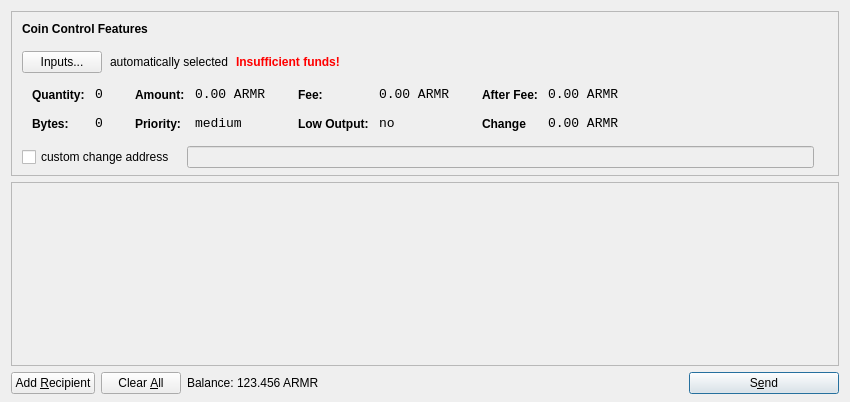
<?xml version="1.0" encoding="UTF-8"?>
<ui version="4.0">
 <class>SendCoinsDialog</class>
 <widget class="QDialog" name="SendCoinsDialog">
  <property name="geometry">
   <rect>
    <x>0</x>
    <y>0</y>
    <width>850</width>
    <height>402</height>
   </rect>
  </property>
  <property name="windowTitle">
   <string>Send Coins</string>
  </property>
  <property name="styleSheet">
   <string notr="true"/>
  </property>
  <layout class="QVBoxLayout" name="verticalLayout" stretch="0,1,0">
   <property name="bottomMargin">
    <number>8</number>
   </property>
   <item>
    <widget class="QFrame" name="frameCoinControl">
     <property name="sizePolicy">
      <sizepolicy hsizetype="Expanding" vsizetype="Expanding">
       <horstretch>0</horstretch>
       <verstretch>0</verstretch>
      </sizepolicy>
     </property>
     <property name="maximumSize">
      <size>
       <width>16777215</width>
       <height>16777215</height>
      </size>
     </property>
     <property name="frameShape">
      <enum>QFrame::StyledPanel</enum>
     </property>
     <property name="frameShadow">
      <enum>QFrame::Sunken</enum>
     </property>
     <layout class="QVBoxLayout" name="verticalLayoutCoinControl2">
      <property name="spacing">
       <number>6</number>
      </property>
      <property name="leftMargin">
       <number>0</number>
      </property>
      <property name="topMargin">
       <number>0</number>
      </property>
      <property name="rightMargin">
       <number>0</number>
      </property>
      <property name="bottomMargin">
       <number>6</number>
      </property>
      <item>
       <layout class="QVBoxLayout" name="verticalLayoutCoinControl" stretch="0,0,0,0,1">
        <property name="spacing">
         <number>0</number>
        </property>
        <property name="leftMargin">
         <number>10</number>
        </property>
        <property name="topMargin">
         <number>10</number>
        </property>
        <item>
         <layout class="QHBoxLayout" name="horizontalLayoutCoinControl1">
          <property name="bottomMargin">
           <number>15</number>
          </property>
          <item>
           <widget class="QLabel" name="labelCoinControlFeatures">
            <property name="sizePolicy">
             <sizepolicy hsizetype="Preferred" vsizetype="Maximum">
              <horstretch>0</horstretch>
              <verstretch>0</verstretch>
             </sizepolicy>
            </property>
            <property name="font">
             <font>
              <weight>75</weight>
              <bold>true</bold>
             </font>
            </property>
            <property name="styleSheet">
             <string notr="true">font-weight:bold;</string>
            </property>
            <property name="text">
             <string>Coin Control Features</string>
            </property>
           </widget>
          </item>
         </layout>
        </item>
        <item>
         <layout class="QHBoxLayout" name="horizontalLayoutCoinControl2" stretch="0,0,0,0">
          <property name="spacing">
           <number>8</number>
          </property>
          <property name="bottomMargin">
           <number>10</number>
          </property>
          <item>
           <widget class="QPushButton" name="pushButtonCoinControl">
            <property name="styleSheet">
             <string notr="true"/>
            </property>
            <property name="text">
             <string>Inputs...</string>
            </property>
           </widget>
          </item>
          <item>
           <widget class="QLabel" name="labelCoinControlAutomaticallySelected">
            <property name="styleSheet">
             <string notr="true">QLabel {
        background-color: transparent;
        color: #000000;
        font-weight: normal;
}
</string>
            </property>
            <property name="text">
             <string>&lt;html&gt;&lt;head/&gt;&lt;body&gt;&lt;p&gt;&lt;span style=&quot; color:#000000;&quot;&gt;automatically selected&lt;/span&gt;&lt;/p&gt;&lt;/body&gt;&lt;/html&gt;</string>
            </property>
            <property name="margin">
             <number>5</number>
            </property>
           </widget>
          </item>
          <item>
           <widget class="QLabel" name="labelCoinControlInsuffFunds">
            <property name="font">
             <font>
              <weight>75</weight>
              <bold>true</bold>
             </font>
            </property>
            <property name="styleSheet">
             <string notr="true">color:red;font-weight:bold;</string>
            </property>
            <property name="text">
             <string>Insufficient funds!</string>
            </property>
            <property name="margin">
             <number>5</number>
            </property>
           </widget>
          </item>
          <item>
           <spacer name="horizontalSpacerCoinControl">
            <property name="orientation">
             <enum>Qt::Horizontal</enum>
            </property>
            <property name="sizeHint" stdset="0">
             <size>
              <width>40</width>
              <height>1</height>
             </size>
            </property>
           </spacer>
          </item>
         </layout>
        </item>
        <item>
         <widget class="QWidget" name="widgetCoinControl" native="true">
          <property name="sizePolicy">
           <sizepolicy hsizetype="Preferred" vsizetype="Preferred">
            <horstretch>0</horstretch>
            <verstretch>0</verstretch>
           </sizepolicy>
          </property>
          <property name="minimumSize">
           <size>
            <width>0</width>
            <height>0</height>
           </size>
          </property>
          <property name="styleSheet">
           <string notr="true"/>
          </property>
          <layout class="QHBoxLayout" name="horizontalLayoutCoinControl5">
           <property name="margin">
            <number>0</number>
           </property>
           <item>
            <layout class="QHBoxLayout" name="horizontalLayoutCoinControl3" stretch="0,0,0,1">
             <property name="spacing">
              <number>20</number>
             </property>
             <property name="topMargin">
              <number>0</number>
             </property>
             <property name="bottomMargin">
              <number>10</number>
             </property>
             <item>
              <layout class="QFormLayout" name="formLayoutCoinControl1">
               <property name="horizontalSpacing">
                <number>10</number>
               </property>
               <property name="verticalSpacing">
                <number>14</number>
               </property>
               <property name="leftMargin">
                <number>10</number>
               </property>
               <property name="topMargin">
                <number>4</number>
               </property>
               <property name="rightMargin">
                <number>6</number>
               </property>
               <item row="0" column="0">
                <widget class="QLabel" name="labelCoinControlQuantityText">
                 <property name="styleSheet">
                  <string notr="true">font-weight:bold;</string>
                 </property>
                 <property name="text">
                  <string>Quantity:</string>
                 </property>
                 <property name="margin">
                  <number>0</number>
                 </property>
                </widget>
               </item>
               <item row="0" column="1">
                <widget class="QLabel" name="labelCoinControlQuantity">
                 <property name="font">
                  <font>
                   <family>Monospace</family>
                   <pointsize>10</pointsize>
                  </font>
                 </property>
                 <property name="cursor">
                  <cursorShape>IBeamCursor</cursorShape>
                 </property>
                 <property name="contextMenuPolicy">
                  <enum>Qt::ActionsContextMenu</enum>
                 </property>
                 <property name="text">
                  <string>0</string>
                 </property>
                 <property name="margin">
                  <number>0</number>
                 </property>
                 <property name="textInteractionFlags">
                  <set>Qt::LinksAccessibleByMouse|Qt::TextSelectableByKeyboard|Qt::TextSelectableByMouse</set>
                 </property>
                </widget>
               </item>
               <item row="1" column="0">
                <widget class="QLabel" name="labelCoinControlBytesText">
                 <property name="styleSheet">
                  <string notr="true">font-weight:bold;</string>
                 </property>
                 <property name="text">
                  <string>Bytes:</string>
                 </property>
                </widget>
               </item>
               <item row="1" column="1">
                <widget class="QLabel" name="labelCoinControlBytes">
                 <property name="font">
                  <font>
                   <family>Monospace</family>
                   <pointsize>10</pointsize>
                  </font>
                 </property>
                 <property name="cursor">
                  <cursorShape>IBeamCursor</cursorShape>
                 </property>
                 <property name="contextMenuPolicy">
                  <enum>Qt::ActionsContextMenu</enum>
                 </property>
                 <property name="text">
                  <string>0</string>
                 </property>
                 <property name="textInteractionFlags">
                  <set>Qt::LinksAccessibleByMouse|Qt::TextSelectableByKeyboard|Qt::TextSelectableByMouse</set>
                 </property>
                </widget>
               </item>
              </layout>
             </item>
             <item>
              <layout class="QFormLayout" name="formLayoutCoinControl2">
               <property name="horizontalSpacing">
                <number>10</number>
               </property>
               <property name="verticalSpacing">
                <number>14</number>
               </property>
               <property name="leftMargin">
                <number>6</number>
               </property>
               <property name="topMargin">
                <number>4</number>
               </property>
               <property name="rightMargin">
                <number>6</number>
               </property>
               <item row="0" column="0">
                <widget class="QLabel" name="labelCoinControlAmountText">
                 <property name="styleSheet">
                  <string notr="true">font-weight:bold;</string>
                 </property>
                 <property name="text">
                  <string>Amount:</string>
                 </property>
                 <property name="margin">
                  <number>0</number>
                 </property>
                </widget>
               </item>
               <item row="0" column="1">
                <widget class="QLabel" name="labelCoinControlAmount">
                 <property name="font">
                  <font>
                   <family>Monospace</family>
                   <pointsize>10</pointsize>
                  </font>
                 </property>
                 <property name="cursor">
                  <cursorShape>IBeamCursor</cursorShape>
                 </property>
                 <property name="contextMenuPolicy">
                  <enum>Qt::ActionsContextMenu</enum>
                 </property>
                 <property name="text">
                  <string>0.00 ARMR</string>
                 </property>
                 <property name="textInteractionFlags">
                  <set>Qt::LinksAccessibleByMouse|Qt::TextSelectableByKeyboard|Qt::TextSelectableByMouse</set>
                 </property>
                </widget>
               </item>
               <item row="1" column="0">
                <widget class="QLabel" name="labelCoinControlPriorityText">
                 <property name="styleSheet">
                  <string notr="true">font-weight:bold;</string>
                 </property>
                 <property name="text">
                  <string>Priority:</string>
                 </property>
                </widget>
               </item>
               <item row="1" column="1">
                <widget class="QLabel" name="labelCoinControlPriority">
                 <property name="font">
                  <font>
                   <family>Monospace</family>
                   <pointsize>10</pointsize>
                  </font>
                 </property>
                 <property name="cursor">
                  <cursorShape>IBeamCursor</cursorShape>
                 </property>
                 <property name="contextMenuPolicy">
                  <enum>Qt::ActionsContextMenu</enum>
                 </property>
                 <property name="text">
                  <string>medium</string>
                 </property>
                 <property name="textInteractionFlags">
                  <set>Qt::LinksAccessibleByMouse|Qt::TextSelectableByKeyboard|Qt::TextSelectableByMouse</set>
                 </property>
                </widget>
               </item>
              </layout>
             </item>
             <item>
              <layout class="QFormLayout" name="formLayoutCoinControl3">
               <property name="horizontalSpacing">
                <number>10</number>
               </property>
               <property name="verticalSpacing">
                <number>14</number>
               </property>
               <property name="leftMargin">
                <number>6</number>
               </property>
               <property name="topMargin">
                <number>4</number>
               </property>
               <property name="rightMargin">
                <number>6</number>
               </property>
               <item row="0" column="0">
                <widget class="QLabel" name="labelCoinControlFeeText">
                 <property name="styleSheet">
                  <string notr="true">font-weight:bold;</string>
                 </property>
                 <property name="text">
                  <string>Fee:</string>
                 </property>
                 <property name="margin">
                  <number>0</number>
                 </property>
                </widget>
               </item>
               <item row="0" column="1">
                <widget class="QLabel" name="labelCoinControlFee">
                 <property name="font">
                  <font>
                   <family>Monospace</family>
                   <pointsize>10</pointsize>
                  </font>
                 </property>
                 <property name="cursor">
                  <cursorShape>IBeamCursor</cursorShape>
                 </property>
                 <property name="contextMenuPolicy">
                  <enum>Qt::ActionsContextMenu</enum>
                 </property>
                 <property name="text">
                  <string>0.00 ARMR</string>
                 </property>
                 <property name="textInteractionFlags">
                  <set>Qt::LinksAccessibleByMouse|Qt::TextSelectableByKeyboard|Qt::TextSelectableByMouse</set>
                 </property>
                </widget>
               </item>
               <item row="1" column="0">
                <widget class="QLabel" name="labelCoinControlLowOutputText">
                 <property name="styleSheet">
                  <string notr="true">font-weight:bold;</string>
                 </property>
                 <property name="text">
                  <string>Low Output:</string>
                 </property>
                </widget>
               </item>
               <item row="1" column="1">
                <widget class="QLabel" name="labelCoinControlLowOutput">
                 <property name="font">
                  <font>
                   <family>Monospace</family>
                   <pointsize>10</pointsize>
                  </font>
                 </property>
                 <property name="cursor">
                  <cursorShape>IBeamCursor</cursorShape>
                 </property>
                 <property name="contextMenuPolicy">
                  <enum>Qt::ActionsContextMenu</enum>
                 </property>
                 <property name="text">
                  <string>no</string>
                 </property>
                 <property name="textInteractionFlags">
                  <set>Qt::LinksAccessibleByMouse|Qt::TextSelectableByKeyboard|Qt::TextSelectableByMouse</set>
                 </property>
                </widget>
               </item>
              </layout>
             </item>
             <item>
              <layout class="QFormLayout" name="formLayoutCoinControl4">
               <property name="horizontalSpacing">
                <number>10</number>
               </property>
               <property name="verticalSpacing">
                <number>14</number>
               </property>
               <property name="leftMargin">
                <number>6</number>
               </property>
               <property name="topMargin">
                <number>4</number>
               </property>
               <property name="rightMargin">
                <number>6</number>
               </property>
               <item row="0" column="0">
                <widget class="QLabel" name="labelCoinControlAfterFeeText">
                 <property name="styleSheet">
                  <string notr="true">font-weight:bold;</string>
                 </property>
                 <property name="text">
                  <string>After Fee:</string>
                 </property>
                 <property name="margin">
                  <number>0</number>
                 </property>
                </widget>
               </item>
               <item row="0" column="1">
                <widget class="QLabel" name="labelCoinControlAfterFee">
                 <property name="font">
                  <font>
                   <family>Monospace</family>
                   <pointsize>10</pointsize>
                  </font>
                 </property>
                 <property name="cursor">
                  <cursorShape>IBeamCursor</cursorShape>
                 </property>
                 <property name="contextMenuPolicy">
                  <enum>Qt::ActionsContextMenu</enum>
                 </property>
                 <property name="text">
                  <string>0.00 ARMR</string>
                 </property>
                 <property name="textInteractionFlags">
                  <set>Qt::LinksAccessibleByMouse|Qt::TextSelectableByKeyboard|Qt::TextSelectableByMouse</set>
                 </property>
                </widget>
               </item>
               <item row="1" column="0">
                <widget class="QLabel" name="labelCoinControlChangeText">
                 <property name="styleSheet">
                  <string notr="true">font-weight:bold;</string>
                 </property>
                 <property name="text">
                  <string>Change</string>
                 </property>
                </widget>
               </item>
               <item row="1" column="1">
                <widget class="QLabel" name="labelCoinControlChange">
                 <property name="font">
                  <font>
                   <family>Monospace</family>
                   <pointsize>10</pointsize>
                  </font>
                 </property>
                 <property name="cursor">
                  <cursorShape>IBeamCursor</cursorShape>
                 </property>
                 <property name="contextMenuPolicy">
                  <enum>Qt::ActionsContextMenu</enum>
                 </property>
                 <property name="text">
                  <string>0.00 ARMR</string>
                 </property>
                 <property name="textInteractionFlags">
                  <set>Qt::LinksAccessibleByMouse|Qt::TextSelectableByKeyboard|Qt::TextSelectableByMouse</set>
                 </property>
                </widget>
               </item>
              </layout>
             </item>
            </layout>
           </item>
          </layout>
         </widget>
        </item>
        <item>
         <layout class="QHBoxLayout" name="horizontalLayoutCoinControl4" stretch="0,0,0">
          <property name="spacing">
           <number>12</number>
          </property>
          <property name="sizeConstraint">
           <enum>QLayout::SetDefaultConstraint</enum>
          </property>
          <property name="topMargin">
           <number>5</number>
          </property>
          <property name="rightMargin">
           <number>5</number>
          </property>
          <item>
           <widget class="QCheckBox" name="checkBoxCoinControlChange">
            <property name="text">
             <string>custom change address</string>
            </property>
           </widget>
          </item>
          <item>
           <widget class="QLineEdit" name="lineEditCoinControlChange">
            <property name="enabled">
             <bool>false</bool>
            </property>
            <property name="sizePolicy">
             <sizepolicy hsizetype="Expanding" vsizetype="Fixed">
              <horstretch>0</horstretch>
              <verstretch>0</verstretch>
             </sizepolicy>
            </property>
           </widget>
          </item>
          <item>
           <widget class="QLabel" name="labelCoinControlChangeLabel">
            <property name="sizePolicy">
             <sizepolicy hsizetype="Preferred" vsizetype="Expanding">
              <horstretch>0</horstretch>
              <verstretch>0</verstretch>
             </sizepolicy>
            </property>
            <property name="minimumSize">
             <size>
              <width>0</width>
              <height>0</height>
             </size>
            </property>
            <property name="text">
             <string/>
            </property>
            <property name="margin">
             <number>3</number>
            </property>
           </widget>
          </item>
         </layout>
        </item>
        <item>
         <spacer name="verticalSpacerCoinControl">
          <property name="orientation">
           <enum>Qt::Vertical</enum>
          </property>
          <property name="sizeHint" stdset="0">
           <size>
            <width>800</width>
            <height>1</height>
           </size>
          </property>
         </spacer>
        </item>
       </layout>
      </item>
     </layout>
    </widget>
   </item>
   <item>
    <widget class="QScrollArea" name="scrollArea">
     <property name="widgetResizable">
      <bool>true</bool>
     </property>
     <widget class="QWidget" name="scrollAreaWidgetContents">
      <property name="geometry">
       <rect>
        <x>0</x>
        <y>0</y>
        <width>830</width>
        <height>138</height>
       </rect>
      </property>
      <layout class="QVBoxLayout" name="verticalLayout_2">
       <property name="margin">
        <number>0</number>
       </property>
       <item>
        <layout class="QVBoxLayout" name="entries">
         <property name="spacing">
          <number>6</number>
         </property>
        </layout>
       </item>
       <item>
        <spacer name="verticalSpacer">
         <property name="orientation">
          <enum>Qt::Vertical</enum>
         </property>
         <property name="sizeHint" stdset="0">
          <size>
           <width>20</width>
           <height>40</height>
          </size>
         </property>
        </spacer>
       </item>
      </layout>
     </widget>
    </widget>
   </item>
   <item>
    <layout class="QHBoxLayout" name="horizontalLayout">
     <item>
      <widget class="QPushButton" name="addButton">
       <property name="toolTip">
        <string>Send to multiple recipients at once</string>
       </property>
       <property name="text">
        <string>Add &amp;Recipient</string>
       </property>
       <property name="icon">
        <iconset resource="../bitcoin.qrc">
         <normaloff>:/icons/add</normaloff>:/icons/add</iconset>
       </property>
       <property name="autoDefault">
        <bool>false</bool>
       </property>
      </widget>
     </item>
     <item>
      <widget class="QPushButton" name="clearButton">
       <property name="sizePolicy">
        <sizepolicy hsizetype="Minimum" vsizetype="Fixed">
         <horstretch>0</horstretch>
         <verstretch>0</verstretch>
        </sizepolicy>
       </property>
       <property name="toolTip">
        <string>Remove all transaction fields</string>
       </property>
       <property name="text">
        <string>Clear &amp;All</string>
       </property>
       <property name="icon">
        <iconset resource="../bitcoin.qrc">
         <normaloff>:/icons/remove</normaloff>:/icons/remove</iconset>
       </property>
       <property name="autoRepeatDelay">
        <number>300</number>
       </property>
       <property name="autoDefault">
        <bool>false</bool>
       </property>
      </widget>
     </item>
     <item>
      <layout class="QHBoxLayout" name="horizontalLayout_2">
       <property name="spacing">
        <number>3</number>
       </property>
       <item>
        <widget class="QLabel" name="label">
         <property name="sizePolicy">
          <sizepolicy hsizetype="Preferred" vsizetype="Fixed">
           <horstretch>0</horstretch>
           <verstretch>0</verstretch>
          </sizepolicy>
         </property>
         <property name="text">
          <string>Balance:</string>
         </property>
        </widget>
       </item>
       <item>
        <widget class="QLabel" name="labelBalance">
         <property name="sizePolicy">
          <sizepolicy hsizetype="Preferred" vsizetype="Fixed">
           <horstretch>0</horstretch>
           <verstretch>0</verstretch>
          </sizepolicy>
         </property>
         <property name="cursor">
          <cursorShape>IBeamCursor</cursorShape>
         </property>
         <property name="text">
          <string>123.456 ARMR</string>
         </property>
         <property name="textInteractionFlags">
          <set>Qt::LinksAccessibleByMouse|Qt::TextSelectableByKeyboard|Qt::TextSelectableByMouse</set>
         </property>
        </widget>
       </item>
      </layout>
     </item>
     <item>
      <spacer name="horizontalSpacer">
       <property name="orientation">
        <enum>Qt::Horizontal</enum>
       </property>
       <property name="sizeHint" stdset="0">
        <size>
         <width>40</width>
         <height>20</height>
        </size>
       </property>
      </spacer>
     </item>
     <item>
      <widget class="QPushButton" name="sendButton">
       <property name="minimumSize">
        <size>
         <width>150</width>
         <height>0</height>
        </size>
       </property>
       <property name="toolTip">
        <string>Confirm the send action</string>
       </property>
       <property name="text">
        <string>S&amp;end</string>
       </property>
       <property name="icon">
        <iconset resource="../bitcoin.qrc">
         <normaloff>:/icons/send</normaloff>:/icons/send</iconset>
       </property>
       <property name="default">
        <bool>true</bool>
       </property>
      </widget>
     </item>
    </layout>
   </item>
  </layout>
 </widget>
 <resources>
  <include location="../bitcoin.qrc"/>
 </resources>
 <connections/>
</ui>
